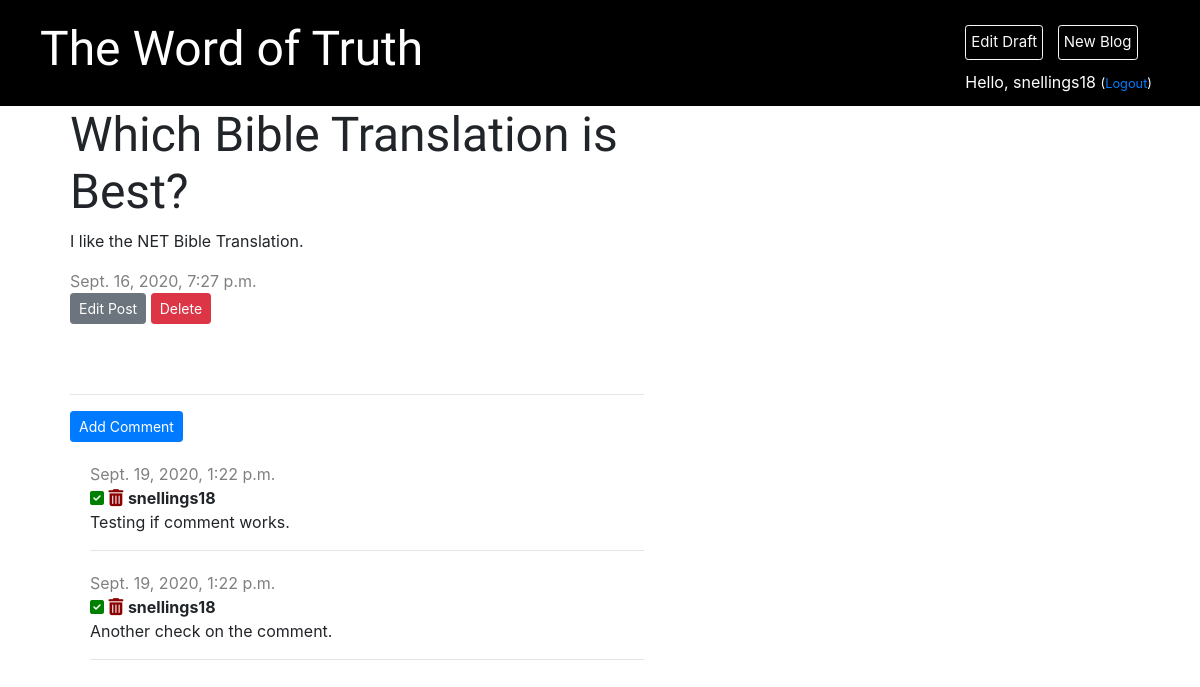
Page /post/4/ (signed in) on the earlier database version.
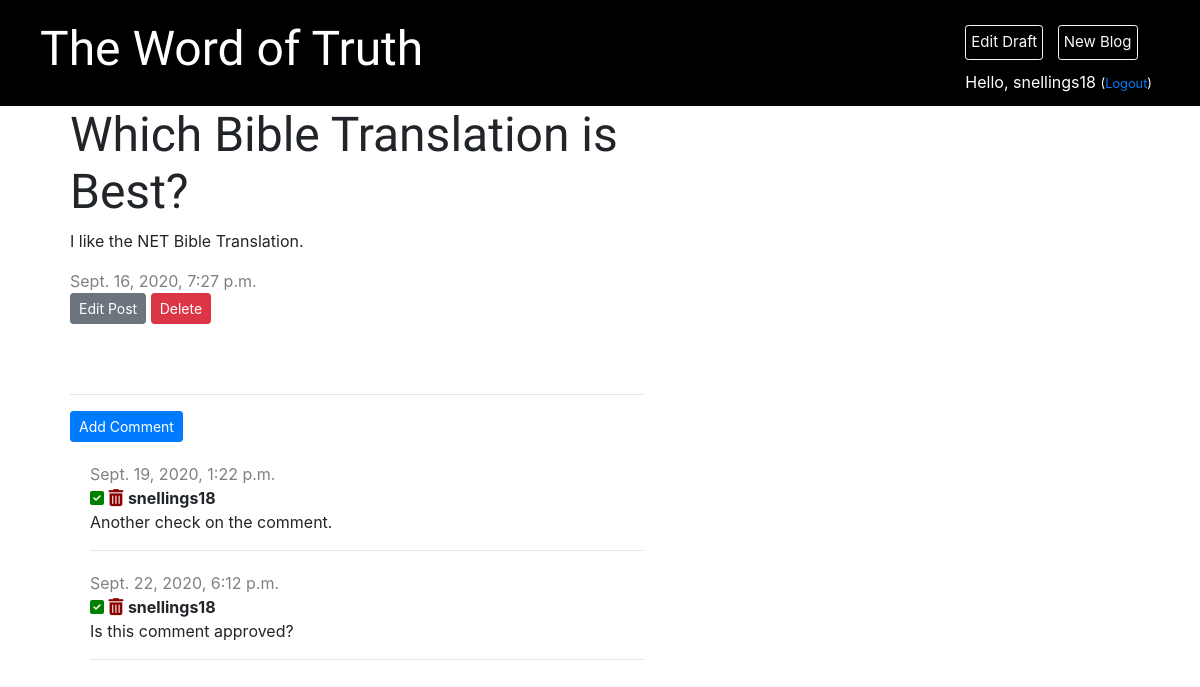
Same page on the later database version.
### blog/models.py (models this page shows, shortened)
class Post(models.Model):
    author = models.ForeignKey('auth.User', on_delete=models.CASCADE)
    title = models.CharField(max_length=200)
    text = models.TextField()
    created_date = models.DateTimeField(default=timezone.now)
    published_date = models.DateTimeField(blank=True, null=True)

class Comment(models.Model):
    post = models.ForeignKey('blog.Post', on_delete=models.CASCADE, related_name='comments')
    author = models.CharField(max_length=200)
    text = models.TextField()
    created_date = models.DateTimeField(default=timezone.now)

### blog/views.py (the view)
# urls.py: path('post/<int:pk>/', views.post_detail, name='post_detail'),
def post_detail(requests, pk):
    post = get_object_or_404(Post, pk=pk)
    stuff_for_frontend = {'post': post}
    return render(requests, 'blog/post_detail.html', stuff_for_frontend)

### blog/templates/blog/post_detail.html (shortened to what this page needs)
{% extends 'blog/base.html' %}
{% block content %}
    <div class="post">
        <h1>{{ post.title }}</h1>
        <p>{{ post.text|linebreaksbr }}</p>
        {% if post.published_date %}
            <div class="date">
                {{ post.published_date }}
            </div>
        {% else %}
            <a href="{% url 'post_publish' pk=post.pk %}" class="btn btn-primary btn-sm">Publish</a>
        {% endif %}
        {% if user.is_authenticated %}
            <a href="{% url 'post_edit' pk=post.pk %}" class="btn btn-secondary btn-sm">Edit Post</a>
        {% endif %}
        <a href="{% url 'post_delete' pk=post.pk %}" class="btn btn-danger btn-sm"
           onclick="return confirm('Are you sure you want to delete this post?')">Delete</a>
    </div>
    <hr>
    <a href="{% url 'add_comment_to_post' pk=post.pk %}" class="btn btn-primary btn-sm">Add Comment</a>
    {% for comment in post.comments.all %}
        {% if user.is_authenticated or comment.approved %}
            <div class="comment">
                <div class="date">
                    {{ comment.created_date }}
                </div>
                {% if not comment.approved and user.is_superuser %}
                    <a href="{% url 'comment_approve' pk=comment.pk %}"><i style="color: green" class="fa"></i></a>
                    <a href="{% url 'comment_remove' pk=comment.pk %}">
                        <i style="font-size:17px; color: darkred"  class="fa">&#xf014;</i></a>
                {% endif %}
                    <strong>{{ comment.author }}</strong>
                    <p>{{ comment.text|linebreaksbr }}</p>
                    <hr>
            </div>
        {% endif %}
    {% empty %}
        <p>No comments yet...</p>
    {% endfor %}
{% endblock %}

### blog/templates/blog/base.html (shortened to what this page needs)
{% load static %}
<html lang="en">
<head>
    <link rel="stylesheet" href="https://stackpath.bootstrapcdn.com/bootstrap/4.5.2/css/bootstrap.min.css">
    <link rel="stylesheet" type="text/css" href="{% static 'css/blog.css' %}">
    <link rel="stylesheet" href="https://use.fontawesome.com/87e00e27c0.css">
    <link rel="stylesheet" href="{% static 'css/zenburn.css' %}">
</head>
<body>
<div class="page-header">
    <div class="top-menu">
        {% if user.is_authenticated %}
            <a href="{% url 'post_draft_list' %}">
                <button type="button" class="btn btn-outline-light btn-sm">Edit Draft</button></a>
            <a href="{% url 'post_new' %}">
                <button type="button" class="btn btn-outline-light btn-sm mr-1">New Blog</button></a>
            <p class="greeting"> Hello, {{ user.username }} <small>(<a href="{% url 'logout' %}">Logout</a>)</small></p>
        {% else %}
           <a href="{% url 'login' %}"><button class="btn btn-outline-light btn-sm" role="button">Login</button></a>
        {% endif %}
    </div>
    <h1><a href="{% url "post_list" %}">The Word of Truth</a></h1>
</div>
<div class="content container">
    <div class="row">
        <div class="col-md-8">
            {% block content %}
            {% endblock %}
        </div>
    </div>
</div>
</body>
</html>

### blog/static/css/blog.css (style rules this page uses)
.page-header { background-color: #000000; margin-top: 0; padding: 20px 20px 20px 40px; }
.page-header h1, .page-header h1 a { color: white; font-size: 36pt; text-decoration: none; }
.content { margin-left: 40px; }
h1, h2, h3, h4 { font-family: 'IM Fell English', serif; font-size: 48px; }
.date { color: gray; }
.post { margin-bottom: 70px; }
.top-menu, .top-menu:hover { color: white; float: right; font-size: 16px; margin-right: 20px; padding-right: 3px; }
.btn-outline-light { font-size: 15px; padding: 5px; margin: 5px; }
.greeting { padding: 5px; }
.comment { margin: 20px 0px 20px 20px; }

Differences in the rows shown:
removed Comment: created_date "Sept. 19, 2020, 1:22 p.m.", author "snellings18", text "Testing if comment works."
added Comment: created_date "Sept. 22, 2020, 6:12 p.m.", author "snellings18", text "Is this comment approved?"
